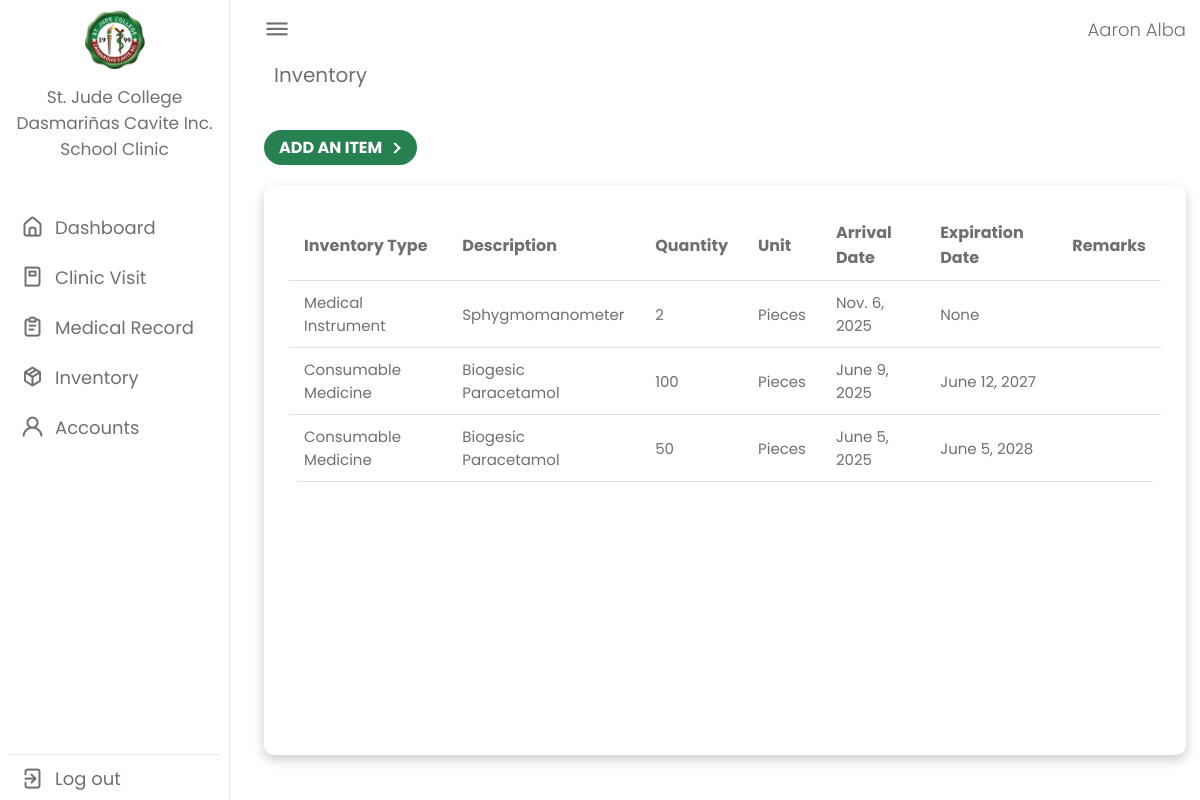
/inventory/ (signed in), run on the app's committed database.
### accounts/models.py (models this page shows, shortened)
class CustomUser(AbstractUser):
    USER_TYPE_CHOICES = (
        ("student", "Student"),
        ("employee", "Employee"),
        ("admin", "Admin"),
    )
    DEPARTMENT_CHOICES = (
        ("BED", "Basic Education Department"),
        ("BSN", "Bachelor of Science in Nursing"),
        ("BSCS", "Bachelor of Science in Computer Science"),
        ("BSA", "Bachelor of Science in Accountancy"),
        (
            "BSBA",
            "Bachelor of Science in Business Administration Major in Operational Management",
        ),
        ("BSP", "Bachelor of Science in Psychology"),
        ("BSRT", "Bachelor of Science in Radiologic Technology"),
        ("BSHM", "Bachelor of Science in Hospitality Management"),
        ("BEEd", "Bachelor of Science in Elementary Education"),
        (
            "BSEd-Filipino",
            "Bachelor of Science in Secondary Education Major in Filipino",
        ),
        ("BSEd-English", "Bachelor of Science in Secondary Education Major in English"),
        ("College", "College Department"),
        ("Accounting", "Accounting Department"),
        ("Office", "Office of the President and CEO, COO"),
        ("Compliance", "Compliance Department"),
        ("HumanResource", "Human Resource Department"),
        ("HealthServices", "Health Services Department"),
        ("ICT", "ICT Department"),
        ("Guidance", "Guidance Department"),
        ("Marketing", "Marketing Department"),
        ("Procurement", "Procurement Department"),
        ("Housekeeping", "Housekeeping Department"),
        ("Security", "Security Department"),
    )
    LEVEL_CHOICES = (
        ("1", "Grade 1"),
        ("2", "Grade 2"),
        ("3", "Grade 3"),
        ("4", "Grade 4"),
        ("5", "Grade 5"),
        ("6", "Grade 6"),
        ("7", "Grade 7"),
        ("8", "Grade 8"),
        ("9", "Grade 9"),
        ("10", "Grade 10"),
        ("11", "Grade 11"),
        ("12", "Grade 12"),
        ("first_year", "1st Year"),
        ("second_year", "2nd Year"),
        ("third_year", "3rd Year"),
        ("fourth_year", "4th Year"),
    )
    user_type = models.CharField(
        max_length=10, choices=USER_TYPE_CHOICES, default="student"
    )
    uid = models.CharField(max_length=32, unique=True, null=True, blank=True)
    student_number = models.CharField(max_length=32, null=True, blank=True)
    first_name = models.CharField(max_length=30)
    last_name = models.CharField(max_length=30)
    department = models.CharField(
        max_length=100, choices=DEPARTMENT_CHOICES, blank=True
    )
    level = models.CharField(max_length=100, choices=LEVEL_CHOICES, blank=True)

### app/models.py (models this page shows, shortened)
class Inventory(models.Model):
    INVENTORY_TYPE_CHOICES = [
        ("consumable_medicine", "Consumable Medicine"),
        ("medical_supply", "Medical Supply"),
        ("medical_instrument", "Medical Instrument"),
    ]
    inventory_type = models.CharField(
        max_length=50, choices=INVENTORY_TYPE_CHOICES, default="consumable_medicine"
    )
    description = models.CharField(max_length=255)
    quantity = models.PositiveIntegerField(default=1)
    unit = models.CharField(max_length=255, default="")
    arrival_date = models.DateField(default=datetime.date.today)
    expiration_date = models.DateField(blank=True, null=True)
    remarks = models.TextField(blank=True, null=True)

### app/views.py (the view)
# urls.py: path('inventory/', InventoryListView.as_view(), name='inventory'),
class InventoryListView(ListView):
    model = Inventory
    context_object_name = "inventorys"
    template_name = "app/inventory_list.html"
    ordering = ["-arrival_date"]

### app/templates/app/inventory_list.html (shortened to what this page needs)
{% extends 'app/base.html' %}
{% block content %}
  {% if user.is_authenticated %}
    <div class="dash-content">
      <div class="overview">
        <div class="title">
          <a href="{% url 'inventory' %}"><span class="text">Inventory</span></a>
        </div>
        <div class="clinicvisit-btn">
          <a href="{% url 'inventory_create' %}" class="signup">
            ADD AN ITEM<div class="arrow-wrapper">
              <div class="arrow"></div>
            </div>
          </a>
        </div>
        <div class="table_box">
          <div class="table_container">
            <table>
              <tr>
                <th>Inventory Type</th>
                <th>Description</th>
                <th>Quantity</th>
                <th>Unit</th>
                <th>Arrival Date</th>
                <th>Expiration Date</th>
                <th>Remarks</th>
              </tr>
              {% for inventory in inventorys %}
                <tr class="data clickable-row" data-href="{% url 'inventory_update' inventory.pk %}">
                  <td>
                    {% if inventory.inventory_type == 'consumable_medicine' %}
                      Consumable Medicine
                    {% elif inventory.inventory_type == 'medical_supply' %}
                      Medical Supply
                    {% elif inventory.inventory_type == 'medical_instrument' %}
                      Medical Instrument
                    {% else %}
                      {{ inventory.inventory_type }}
                    {% endif %}
                  </td>
                  <td>{{ inventory.description }}</td>
                  <td>{{ inventory.quantity }}</td>
                  <td>{{ inventory.unit }}</td>
                  <td>{{ inventory.arrival_date }}</td>
                  <td>{{ inventory.expiration_date }}</td>
                  <td>{{ inventory.remarks }}</td>
                </tr>
              {% empty %}
                <tr>
                  <td colspan="8" class="no-records">No items found</td>
                </tr>
              {% endfor %}
            </table>
          </div>
        </div>
      </div>
    </div>
  {% endif %}
{% endblock %}

### app/templates/app/base.html (shortened to what this page needs)
{% load static %}
<!DOCTYPE html>
<html lang="en">
  <head>
    <link rel="stylesheet" href="{% static 'css/base.css' %}" />
    <link rel="stylesheet" href="https://unicons.iconscout.com/release/v4.0.0/css/line.css" />
  </head>
  <body>
    {% include 'app/navbar.html' %}
    <section class="dashboard">
      <div class="top">
        <i class="uil uil-bars sidebar-toggle"></i>
        <div class="name">
          <span class="dashboard-name">{{ user.first_name }} {{ user.last_name }}</span>
        </div>
      </div>
      {% block content %}{% endblock %}
    </section>
  </body>
</html>

### static/css/base.css (style rules this page uses)
:root { --primary-color: #1a5334; --panel-color: #fff; --text-color: #000; --text2-color: #fff; --text3-color: #706f6d; --black-light-color: #707070; --border-color: #e6e5e5; --toggle-color: #ddd; --hover-color: #eceff2; --table-row-hover: #f1f1f1; --box1-color: #27804f; --box2-color: #27804f; --box3-color: #16462b; --arrow-width: 10px; --arrow-stroke: 2px; --tran-05: all 0.5s ease; --tran-03: all 0.3s ease; --tran-02: all 0.2s ease; }
* { margin: 0; padding: 0; box-sizing: border-box; font-family: 'Poppins', sans-serif; }
body { min-height: 100vh; }
::placeholder { color: #222; }
.dashboard { position: relative; left: 250px; background-color: var(--panel-color); min-height: 100vh; width: calc(100% - 250px); padding: 10px 14px; transition: var(--tran-05); }
.dashboard .top { position: fixed; top: 0; left: 250px; display: flex; justify-content: space-between; align-items: center; width: calc(100% - 250px); background-color: var(--panel-color); padding: 10px 14px; transition: var(--tran-05); }
.dashboard .top i.sidebar-toggle { font-size: 26px; color: var(--black-light-color); cursor: pointer; }
.dashboard-name { font-size: 18px; font-weight: 300; color: var(--black-light-color); }
.dashboard .dash-content { padding-top: 50px; }
.dash-content .title .text { font-size: 20px; color: var(--black-light-color); margin-left: 10px; }
.signup { box-sizing: border-box; border: 0; border-radius: 3rem; color: var(--panel-color); padding: 5px 15px; background: var(--box1-color); display: flex; transition: 0.2s background; align-items: center; gap: 0.6em; font-weight: bold; }
.signup .arrow-wrapper { display: flex; justify-content: center; align-items: center; }
.signup .arrow { margin-top: 1px; width: var(--arrow-width); background: var(--box1-color); height: var(--arrow-stroke); position: relative; transition: 0.2s; }
.signup .arrow::before { content: ""; box-sizing: border-box; position: absolute; border: solid var(--panel-color); border-width: 0 var(--arrow-stroke) var(--arrow-stroke) 0; display: inline-block; top: -3px; right: 3px; transition: 0.2s; padding: 3px; transform: rotate(-45deg); }
.table_box { background-color: #ffffff; min-height: 65vh; padding: 25px; border-radius: 10px; box-shadow: 0 5px 12px rgba(0, 0, 0, 0.2); margin-bottom: 30px; }
.table_container { width: 100%; min-height: 65vh; overflow-x: auto; margin: 0; border-radius: 10px; }
table { width: 100%; border-collapse: collapse; border-radius: 10px; overflow: hidden; min-width: 600px; }
th, td { align-items: center; text-align: left; padding: 10px 15px; background-color: rgba(255, 255, 255, 0.2); border-bottom: 1px solid #e0e0e0; color: var(--text3-color); }
td { font-size: 15px; }
::placeholder { color: var(--black-light-color); opacity: 1; }

### data on the page
CustomUser: first_name "Aaron", last_name "Alba"
Inventory: shows "Medical Instrument", description "Sphygmomanometer", quantity "2", unit "Pieces", arrival_date "Nov. 6, 2025", expiration_date "None"
Inventory: shows "Consumable Medicine", description "Biogesic Paracetamol", quantity "100", unit "Pieces", arrival_date "June 9, 2025", expiration_date "June 12, 2027"
Inventory: shows "Consumable Medicine", description "Biogesic Paracetamol", quantity "50", unit "Pieces", arrival_date "June 5, 2025", expiration_date "June 5, 2028"
